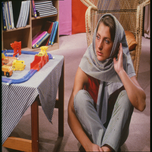
%> input picture barbara_color.bmp, 152 x 152 px, shrunk from 512 x 512 before the run
$ octave d_barbara_block_without_cbc.m   (GNU Octave 9; MATLAB toolbox functions it lacks are replaced by stand-ins)
%> lines starting %> are read from the running program, lines starting %| are printed output that depends on the picture
barbara_original=imread('barbara_color.bmp');
%> barbara_original is the input picture: size 152x152x3 uint8; mean R, G, B 129.8, 100.3, 91.8
b=barbara_original;
barbara_m = imread("c:\Users\issa_\OneDrive\PPU University\Semester 8\MatLab\barbara_color\Blocks\Without CBC\m_encrypted.bmp");
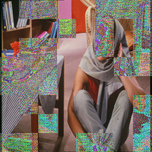
%> input picture barbara_color/blocks/without CBC/m_encrypted.bmp, 152 x 152 px, shrunk from 512 x 512 before the run
%> barbara_m is the input picture: size 152x152x3 uint8; mean R, G, B 123.7, 111.6, 102.5
barbara_mc = imread("c:\Users\issa_\OneDrive\PPU University\Semester 8\MatLab\barbara_color\Blocks\Without CBC\mc_encrypted.bmp");
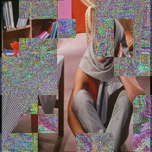
%> input picture barbara_color/blocks/without CBC/mc_encrypted.bmp, 152 x 152 px, shrunk from 512 x 512 before the run
%> barbara_mc is the input picture: size 152x152x3 uint8; mean R, G, B 123.7, 108.7, 105.1
barbara_mcp = imread("c:\Users\issa_\OneDrive\PPU University\Semester 8\MatLab\barbara_color\Blocks\Without CBC\mcp_encrypted.bmp");
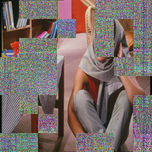
%> input picture barbara_color/blocks/without CBC/mcp_encrypted.bmp, 152 x 152 px, shrunk from 512 x 512 before the run
%> barbara_mcp is the input picture: size 152x152x3 uint8; mean R, G, B 123.7, 108.6, 105.1
barbara_mcpb = imread("c:\Users\issa_\OneDrive\PPU University\Semester 8\MatLab\barbara_color\Blocks\Without CBC\mcpb_encrypted.bmp");
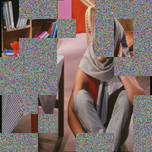
%> input picture barbara_color/blocks/without CBC/mcpb_encrypted.bmp, 152 x 152 px, shrunk from 512 x 512 before the run
%> barbara_mcpb is the input picture: size 152x152x3 uint8; mean R, G, B 125.2, 110, 106.1

barbara_original_r = barbara_original(:,:,1);
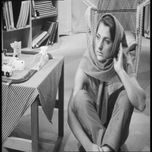
%> barbara_original_r: size 152x152 uint8; min 0, max 253, mean 129.8
original_r_ir = entropy(barbara_original_r);
%> original_r_ir = 7.66
barbara_original_g = barbara_original(:,:,2);
original_g_ir = entropy(barbara_original_g);
%> original_g_ir = 7.46
barbara_original_b = barbara_original(:,:,3);
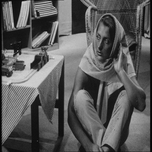
%> barbara_original_b: size 152x152 uint8; min 0, max 220, mean 91.8
original_b_ir = entropy(barbara_original_b);
%> original_b_ir = 7.52
%%%%%%%%%%%%%%%%%%%%%%%%%%%%%%%%%%%%%%%%%%%%
%%%%%%%%   Coofficient Coorelation  %%%%%%%%
%%%%%%%%%%%%%%%%%%%%%%%%%%%%%%%%%%%%%%%%%%%%
%%%%%%%%        barbara_original_r     %%%%%%%%
%%%%%%%%%%%%%%%%%%%%%%%%%%%%%%%%%%%%%%%%%%%%
IA=im2double(barbara_original_r);
barbara_original_r_cc_d = corrcoef(IA(1:end-1, 1:end-1), IA(2:end, 2:end));
%> barbara_original_r_cc_d = [1 0.818; 0.818 1]
barbara_original_r_cc_d =barbara_original_r_cc_d(1,2)
%> barbara_original_r_cc_d = 0.818
barbara_original_r_cc_v = corrcoef(IA(1:end-1, :), IA(2:end, :));
%> barbara_original_r_cc_v = [1 0.93; 0.93 1]
barbara_original_r_cc_v = barbara_original_r_cc_v(1,2);
%> barbara_original_r_cc_v = 0.93
barbara_original_r_cc_h = corrcoef(IA(:, 1:end-1, :), IA(:, 2:end));
%> barbara_original_r_cc_h = [1 0.863; 0.863 1]
barbara_original_r_cc_h = barbara_original_r_cc_h(1,2);
%> barbara_original_r_cc_h = 0.863

figure('visible','off');
subplot(1,1,1)
plot(IA(1:end-1, 1:end-1), IA(2:end, 2:end),'r'),title(sprintf('%s Horizontal Orginal image',b));
saveas(gcf,sprintf('CC/Barbara/Original/r_h.png',i));
figure('visible','off');
subplot(1,1,1)
plot(IA(1:end-1, :), IA(2:end, :),'r'),title(sprintf('%s Vertical Orginal image',b));
saveas(gcf,sprintf('CC/Barbara/Original/r_v.png',i));
figure('visible','off');
subplot(1,1,1)
plot(IA(:, 1:end-1, :), IA(:, 2:end),'r'),title(sprintf('%s Diagonal Orginal image',b));
saveas(gcf,sprintf('CC/Barbara/Original/r_d.png',i));
%pause(10);
%%%%%%%%%%%%%%%%%%%%%%%%%%%%%%%%%%%%%%%%%%%%
%%%%%%%%        barbara_original_g     %%%%%%%%
%%%%%%%%%%%%%%%%%%%%%%%%%%%%%%%%%%%%%%%%%%%%
IA=im2double(barbara_original_g);
barbara_original_g_c_d = corrcoef(IA(1:end-1, 1:end-1), IA(2:end, 2:end));
%> barbara_original_g_c_d = [1 0.809; 0.809 1]
barbara_original_g_c_d = barbara_original_g_c_d(1,2);
%> barbara_original_g_c_d = 0.809
barbara_original_g_c_v = corrcoef(IA(1:end-1, :), IA(2:end, :));
%> barbara_original_g_c_v = [1 0.925; 0.925 1]
barbara_original_g_c_v = barbara_original_g_c_v(1,2);
%> barbara_original_g_c_v = 0.925
barbara_original_g_c_h = corrcoef(IA(:, 1:end-1, :), IA(:, 2:end));
%> barbara_original_g_c_h = [1 0.862; 0.862 1]
barbara_original_g_c_h = barbara_original_g_c_h(1,2);
%> barbara_original_g_c_h = 0.862
figure('visible','off');
subplot(1,1,1)
plot(IA(1:end-1, 1:end-1), IA(2:end, 2:end),'g'),title(sprintf('%s Horizontal Orginal image',b));
saveas(gcf,sprintf('CC/Barbara/Original/g_h.png',i));
figure('visible','off');
subplot(1,1,1)
plot(IA(1:end-1, :), IA(2:end, :),'g'),title(sprintf('%s Vertical Orginal image',b));
saveas(gcf,sprintf('CC/Barbara/Original/g_v.png',i));
figure('visible','off');
subplot(1,1,1)
plot(IA(:, 1:end-1, :), IA(:, 2:end),'g'),title(sprintf('%s Diagonal Orginal image',b));
saveas(gcf,sprintf('CC/Barbara/Original/g_d.png',i));
%pause(10);
%%%%%%%%%%%%%%%%%%%%%%%%%%%%%%%%%%%%%%%%%%%%
%%%%%%%%        barbara_original_b     %%%%%%%%
%%%%%%%%%%%%%%%%%%%%%%%%%%%%%%%%%%%%%%%%%%%%
IA=im2double(barbara_original_b);
barbara_original_b_c_d = corrcoef(IA(1:end-1, 1:end-1), IA(2:end, 2:end));
%> barbara_original_b_c_d = [1 0.835; 0.835 1]
barbara_original_b_c_d =barbara_original_b_c_d(1,2);
%> barbara_original_b_c_d = 0.835
barbara_original_b_c_v = corrcoef(IA(1:end-1, :), IA(2:end, :));
%> barbara_original_b_c_v = [1 0.937; 0.937 1]
barbara_original_b_c_v = barbara_original_b_c_v(1,2);
%> barbara_original_b_c_v = 0.937
barbara_original_b_c_h = corrcoef(IA(:, 1:end-1, :), IA(:, 2:end));
%> barbara_original_b_c_h = [1 0.878; 0.878 1]
barbara_original_b_c_h = barbara_original_b_c_h(1,2);
%> barbara_original_b_c_h = 0.878
figure('visible','off');
subplot(1,1,1)
plot(IA(1:end-1, 1:end-1), IA(2:end, 2:end),'b'),title(sprintf('%s Horizontal Orginal image',b));
%> after `title(sprintf('%s Horizontal Orginal image',b))`:
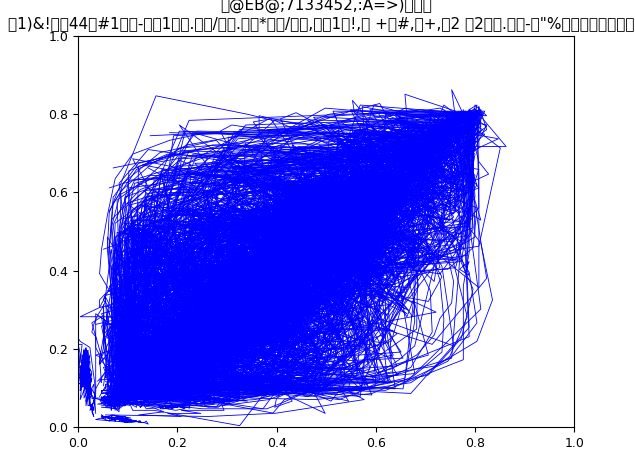
%> figure redrawn from the program's plot data
saveas(gcf,sprintf('CC/Barbara/Original/b_h.png',i));
figure('visible','off');
subplot(1,1,1)
plot(IA(1:end-1, :), IA(2:end, :),'b'),title(sprintf('%s Vertical Orginal image',b));
%> (the run ends here)
